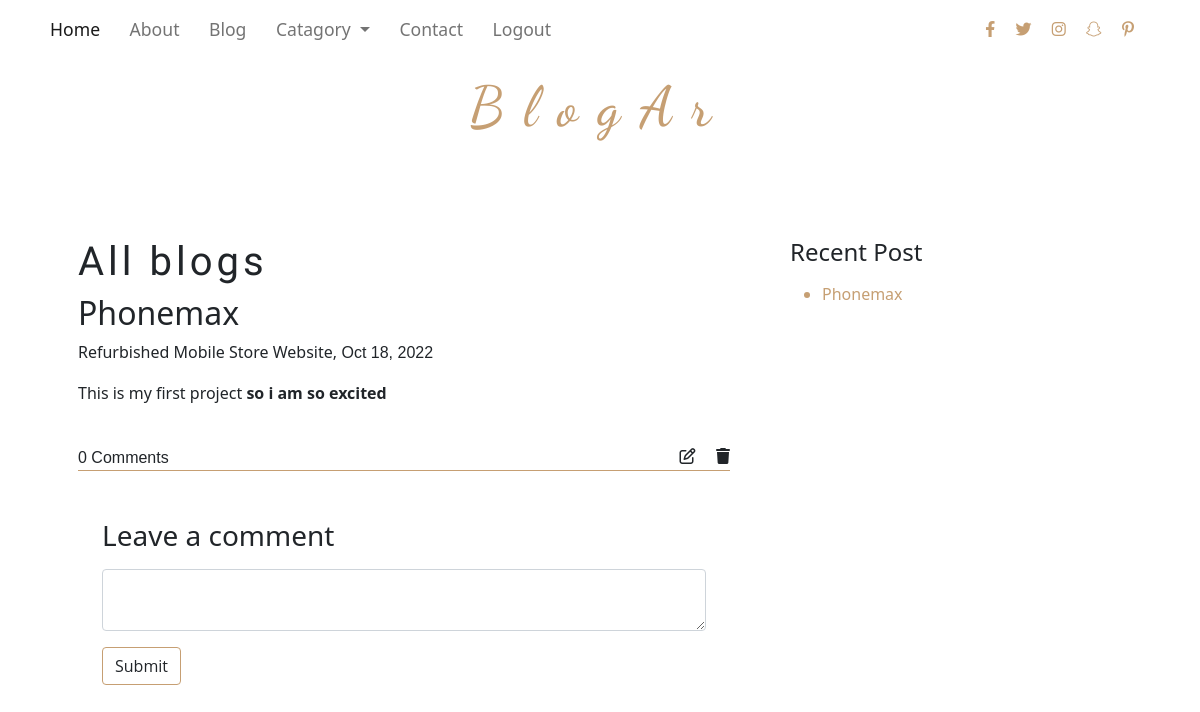
Page /blog/1 (signed in) on the committed database.
### main.py (models this page shows)
class Blog(db.Model, UserMixin):
    __tablename__ = 'blog'
    id = Column(Integer, primary_key=True)
    title = Column(String(250))
    subtitle = Column(String(250))
    date = Column(String(20))
    body = Column(String(250))
    blogs = relationship('Comment', cascade='all, delete', backref='blog', lazy=True)

### main.py (the view, shortened to what this page needs)
@app.route("/blog/<int:id>", methods=["POST", "GET"])
def blog_details(id):
    individual_blog = Blog.query.get(id)
    blogs = db.session.query(Blog).all()
    commentform = CommentForm()
    return render_template("blog_details.html", blog=individual_blog, blogs=blogs, current_user=current_user,
                           form=commentform)

### form.py
class CommentForm(FlaskForm):
    body = TextAreaField(label="Enter your comment here", validators=[DataRequired()])

### main.py (called while the page is built)
@login_manager.user_loader
def load_user(user_id):
    return User.query.get(user_id)

### templates/blog_details.html (shortened to what this page needs)
{% extends 'base.html' %}
{% block body %}
<div class="container mt-5 p-5">
    <div class="row">
        <div class="col-lg-8 col-sm-12 pe-5">
            <div class="h3 all_blog">All blogs</div>
            <div class="post mb-3">
                <p class="h2 heading_blog"><a href="{{ url_for('blog_details', id=blog.id) }}">{{blog.title}}</a></p>
                <p>{{blog.subtitle}},<span> {{blog.date}}</span></p>
                <p>{{blog.body|safe}}</p>
                <br>
                <span>0 Comments</span> {% if current_user.id == 1 %}
                <span style="float: right;"><a href="{{ url_for('update', id=blog.id) }}"><i class="fa-regular fa-pen-to-square"></i></a> <a href="{{ url_for('delete',id=blog.id) }}"><i class="fa-solid fa-trash ms-3"></i></a></span>
                {% endif %}
            </div>
            <div class="container w-100">
                <form action="" method="post" class="mt-5">
                    <label for="comment" class="h3 mb-3 p-0">Leave a comment</label>
                    {{form.body(class="form-control")}}
                    {% if not current_user.is_authenticated: %}
                    <a href="" class="btn mt-3" disabled="true" onclick=notice()>Submit</a>
                    {% else: %}
                    <button type="submit" class="btn mt-3">Submit</button>
                    {% endif %}
                </form>
            </div>
        </div>
        <div class="col-lg-4 col-sm-12">
            <div class="h4">Recent Post</div>
            <ul>
                {% if blogs|length >5 %}
                {% for blog in blogs[:-6:-1] %}
                <li class="blog_title mt-3"><a href="{{ url_for('blog_details', id=blog.id) }}">{{blog.title}}</a></li>
                {% endfor %}
                {% else %}
                {% for blog in blogs[::-1] %}
                <li class="blog_title mt-3"><a href="{{ url_for('blog_details', id=blog.id) }}">{{blog.title}}</a></li>
                {% endfor %}
                {% endif %}
            </ul>
        </div>
    </div>
</div>
{% endblock body %}

### static/css/style.css (style rules this page uses)
* { padding: 0; margin: 0; box-sizing: border-box; }
.btn { border: 1px solid #c69f73; font-family: 'Open Sans', sans-serif; }
span { font-family: 'Source Sans Pro', sans-serif; }
.all_blog { font-family: 'Alkalami', serif; letter-spacing: 4px; font-size: 2.5rem; }
.heading_blog a { color: #212529; text-decoration: none; }
.post { border-bottom: 1px solid #c69f73; }
.blog_title a,li { color: #c69f73; text-decoration: none; }
.post span i { cursor: pointer; }
.post span a { color: #212529; text-decoration: none; }

### rows in the picture
Blog: title "Phonemax", subtitle "Refurbished Mobile Store Website", date "Oct 18, 2022", body "This is my first project so i am so excited"
